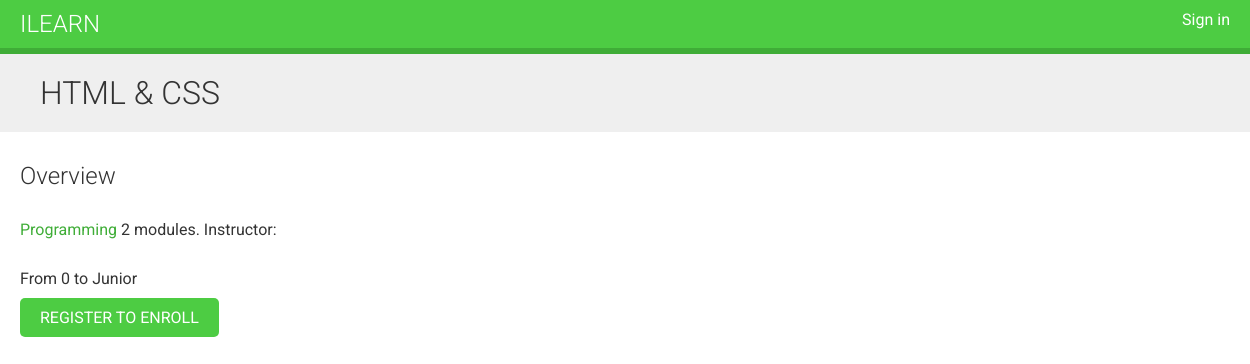
Page /course/html-and-css/ on the committed database.
### courses/models.py (models this page shows, shortened)
class Course(models.Model):
    owner = models.ForeignKey(
        User, related_name="courses_created", on_delete=models.CASCADE
    )
    subject = models.ForeignKey(
        Subject, related_name="courses", on_delete=models.CASCADE
    )
    title = models.CharField(max_length=220)
    slug = models.SlugField(max_length=220, unique=True)
    overview = models.TextField()
    created = models.DateTimeField(auto_now_add=True)
    students = models.ManyToManyField(User, related_name="courses_joined", blank=True)
    class Meta:
        ordering = ["-created"]

class Subject(models.Model):
    title = models.CharField(max_length=220)
    slug = models.SlugField(max_length=220, unique=True)
    class Meta:
        ordering = ["title"]

### courses/views.py (the view)
# urls.py: path("<slug:slug>/", views.CourseDetailView.as_view(), name="course_detail"),
class CourseDetailView(DetailView):
    model = Course
    template_name = "courses/course/detail.html"
    def get_context_data(self, **kwargs):
        context = super().get_context_data(**kwargs)
        context["enroll_form"] = CourseEnrollForm(initial={"course": self.object})
        return context

### courses/templates/courses/course/detail.html (shortened to what this page needs)
{% extends 'base.html' %}
{% block content %}
{% with subject=object.subject %}
<h1>{{ object.title }}</h1>
<div class="module">
    <h2>Overview</h2>
    <p>
        <a href="{% url 'course_list_subject' subject.slug %}">{{ subject.title }}</a>
        {{ object.modules.count }} modules.
        Instructor: {{ object.owner.get_full_name }}
    </p>
    {{ object.overview|linebreaks }}
    {% if request.user.is_authenticated %}
    <form action="{% url 'student_enroll_course' %}" method="post">
        {{ enroll_form }}
        {% csrf_token %}
        <input type="submit" value="Enroll now" />
    </form>
    {% else %}
    <a href="{% url 'student_registration' %}" class="button">Register to enroll</a>
    {% endif %}
</div>
{% endwith %}
{% endblock content %}

### static/css/base.css (style rules this page uses)
body { margin:0; font-family:'Roboto', sans-serif; font-weight:400; color:#333; }
a { color:#3fad37; text-decoration:none; }
h1, h2, h3, h4, h5, h6 { font-family:'Roboto', sans-serif; font-weight:300; }
h1 { background:#efefef; width:100%; overflow:auto; padding:20px 0 20px 40px; margin:0; }
.module { padding:10px 20px; float:left; width:600px; }
.module p { margin:10px 0 20px; width:100%; float:left; }
input[type=submit], a.button { border-radius:5px; background:#4dcc43; color:#fff; font-size:16px; text-transform:uppercase; border:none; padding:10px 20px; margin:20px 0; }

### rows in the picture
Course: title "HTML & CSS", modules.count "2", overview "From 0 to Junior"
Subject: title "Programming"
